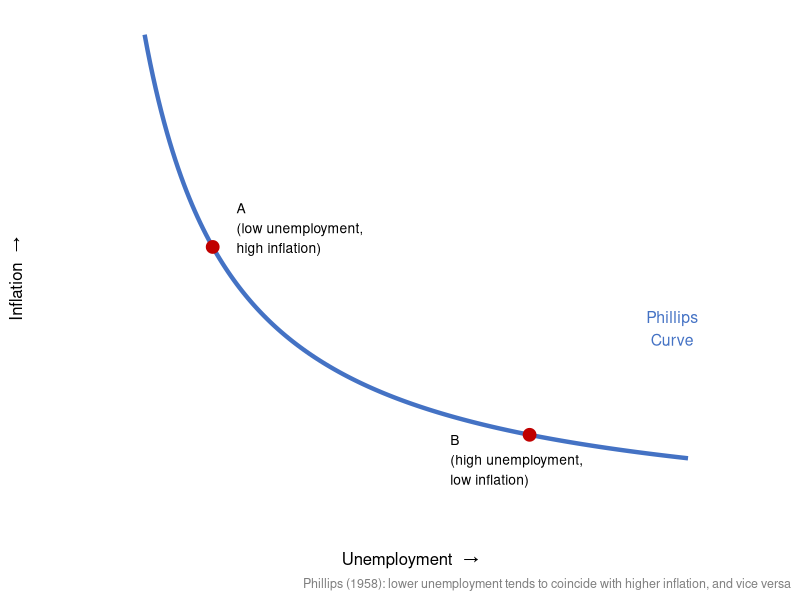
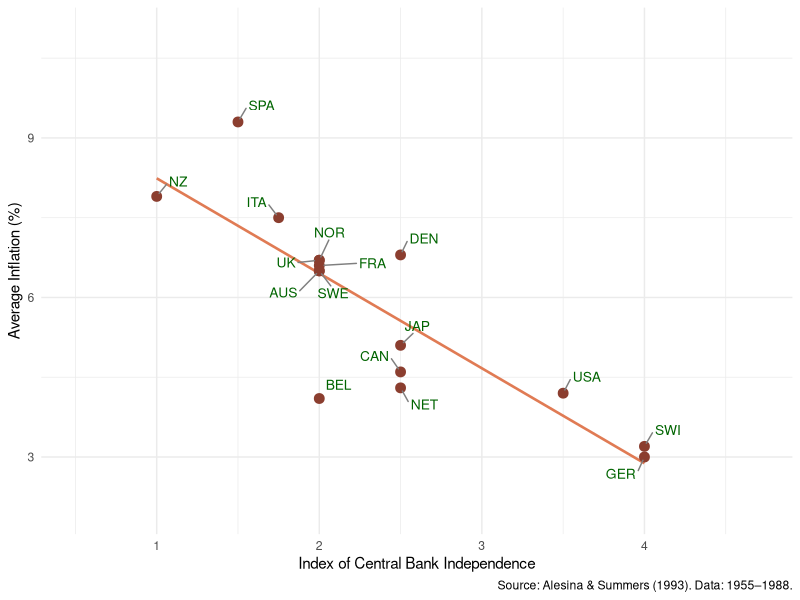
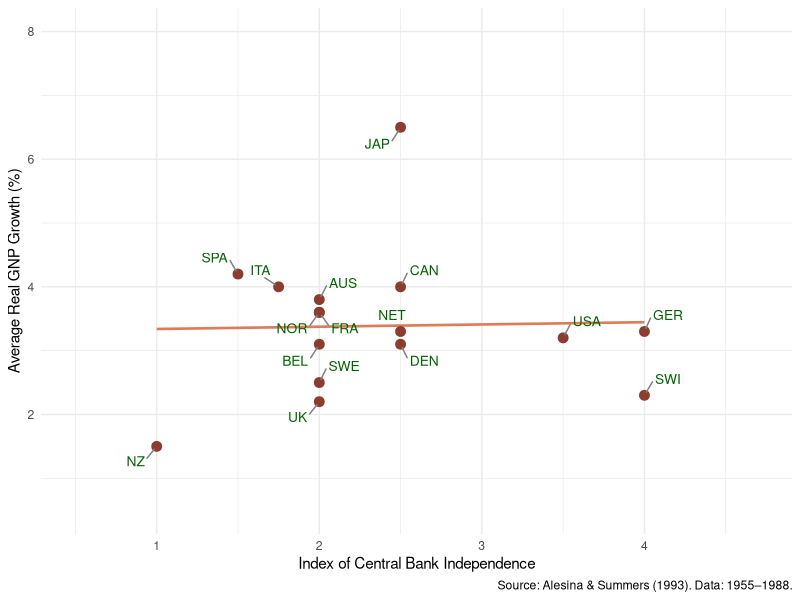
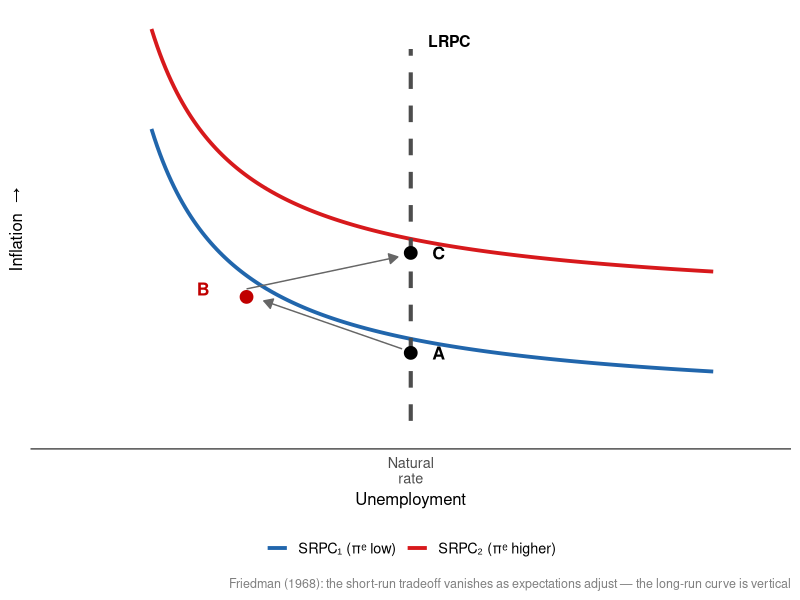

The R script that drew these images, in order:
## ---- chunk 1
#| label: setup
#| include: false

library(tidyverse)
library(ggrepel)

# Data from Alesina & Summers (1993), 16 OECD countries, 1955-1988
# CBI index from Table 1 (average of BP and GMT scales)
# Inflation and GNP growth approximated from Figures 1a and 2a

cbi_data <- tibble(
  country = c("AUS", "BEL", "CAN", "DEN", "FRA", "GER", "ITA", "JAP",
              "NET", "NOR", "NZ",  "SPA", "SWE", "SWI", "UK",  "USA"),
  cbi     = c(2.0,   2.0,   2.5,   2.5,   2.0,   4.0,   1.75,  2.5,
              2.5,   2.0,   1.0,   1.5,   2.0,   4.0,   2.0,   3.5),
  avg_inf = c(6.5,   4.1,   4.6,   6.8,   6.6,   3.0,   7.5,   5.1,
              4.3,   6.7,   7.9,   9.3,   6.5,   3.2,   6.7,   4.2),
  avg_gnp = c(3.8,   3.1,   4.0,   3.1,   3.6,   3.3,   4.0,   6.5,
              3.3,   3.6,   1.5,   4.2,   2.5,   2.3,   2.2,   3.2)
)

dark_theme <- theme_minimal(base_size = 13) +
  theme(
    plot.background  = element_rect(fill = "#191919", color = NA),
    panel.background = element_rect(fill = "#191919", color = NA),
    panel.grid.major = element_line(color = "#333333"),
    panel.grid.minor = element_line(color = "#2a2a2a"),
    text             = element_text(color = "white"),
    axis.text        = element_text(color = "white"),
    axis.title       = element_text(color = "white"),
    plot.caption     = element_text(color = "grey60", size = 9)
  )
## ---- chunk 2
#| fig-width: 8
#| fig-height: 4.5

x <- seq(2, 9, length.out = 200)
pc_df <- data.frame(x = x, y = 9 / (x - 1))

ggplot(pc_df, aes(x, y)) +
  geom_line(color = "#4472C4", linewidth = 1.5) +
  annotate("point", x = 3,   y = 4.5, size = 4, color = "#C00000") +
  annotate("text",  x = 3.3, y = 4.8, label = "A\n(low unemployment,\nhigh inflation)",
           size = 3.5, hjust = 0) +
  annotate("point", x = 7,   y = 1.5, size = 4, color = "#C00000") +
  annotate("text",  x = 6,   y = 1.1, label = "B\n(high unemployment,\nlow inflation)",
           size = 3.5, hjust = 0) +
  annotate("text",  x = 8.8, y = 3.2, label = "Phillips\nCurve",
           color = "#4472C4", size = 4, hjust = 0.5) +
  scale_x_continuous(limits = c(1, 10), breaks = NULL, expand = c(0, 0.3)) +
  scale_y_continuous(limits = c(0, 8),  breaks = NULL, expand = c(0, 0.3)) +
  labs(x = "Unemployment  →", y = "Inflation  →",
       caption = "Phillips (1958): lower unemployment tends to coincide with higher inflation, and vice versa") +
  theme_minimal(base_size = 13) +
  theme(panel.grid = element_blank(),
        axis.line  = element_line(color = "grey40"),
        axis.title = element_text(size = 12),
        plot.caption = element_text(size = 9, color = "grey50"))
## ---- chunk 3
#| fig-width: 9
#| fig-height: 5.2

ggplot(cbi_data, aes(x = cbi, y = avg_inf, label = country)) +
  geom_smooth(method = "lm", se = FALSE, color = "#e07b54", linewidth = 0.9) +
  geom_point(color = "coral4", size = 3) +
  geom_text_repel(color = "darkgreen", size = 3.5,
                  box.padding = 0.5, point.padding = 0.3,
                  segment.color = "grey50", max.overlaps = 20) +
  scale_x_continuous(limits = c(0.5, 4.7), breaks = 1:4) +
  scale_y_continuous(limits = c(2, 11)) +
  labs(x = "Index of Central Bank Independence",
       y = "Average Inflation (%)",
       caption = "Source: Alesina & Summers (1993). Data: 1955–1988.") +
  theme_minimal()
## ---- chunk 4
#| fig-width: 9
#| fig-height: 5.2

ggplot(cbi_data, aes(x = cbi, y = avg_gnp, label = country)) +
  geom_smooth(method = "lm", se = FALSE, color = "#e07b54", linewidth = 0.9) +
  geom_point(color = "coral4", size = 3) +
  geom_text_repel(color = "darkgreen", size = 3.5,
                  box.padding = 0.5, point.padding = 0.3,
                  segment.color = "grey50", max.overlaps = 20) +
  scale_x_continuous(limits = c(0.5, 4.7), breaks = 1:4) +
  scale_y_continuous(limits = c(0.5, 8)) +
  labs(x = "Index of Central Bank Independence",
       y = "Average Real GNP Growth (%)",
       caption = "Source: Alesina & Summers (1993). Data: 1955–1988.") +
  theme_minimal()
## ---- chunk 5
#| fig-width: 9
#| fig-height: 4.8

nat_rate <- 5
x <- seq(2, 8.5, length.out = 200)

srpc1 <- data.frame(x = x, y = 0.5 + 7 / (x - 1), label = "SRPC\u2081 (\u03c0\u1d49 low)")
srpc2 <- data.frame(x = x, y = 3.0 + 7 / (x - 1), label = "SRPC\u2082 (\u03c0\u1d49 higher)")
srpcs <- rbind(srpc1, srpc2)
srpcs <- srpcs[srpcs$y >= 0 & srpcs$y <= 10, ]

ggplot() +
  geom_line(data = srpcs, aes(x, y, color = label), linewidth = 1.3) +
  geom_segment(aes(x = nat_rate, xend = nat_rate, y = 0.2, yend = 9.5),
               color = "grey30", linewidth = 1.4, linetype = "dashed") +
  # Equilibrium points
  annotate("point", x = nat_rate, y = 1.9, size = 4) +
  annotate("text",  x = nat_rate + 0.25, y = 1.9, label = "A", size = 4.5, fontface = "bold", hjust = 0) +
  annotate("point", x = 3.1, y = 3.3, size = 4, color = "#C00000") +
  annotate("text",  x = 2.6, y = 3.5, label = "B", size = 4.5, fontface = "bold", color = "#C00000") +
  annotate("point", x = nat_rate, y = 4.4, size = 4) +
  annotate("text",  x = nat_rate + 0.25, y = 4.4, label = "C", size = 4.5, fontface = "bold", hjust = 0) +
  # Adjustment arrows
  annotate("segment", x = nat_rate - 0.1, y = 2.0, xend = 3.3, yend = 3.2,
           arrow = arrow(length = unit(0.25, "cm"), type = "closed"), color = "grey40") +
  annotate("segment", x = 3.1, y = 3.5, xend = nat_rate - 0.15, yend = 4.3,
           arrow = arrow(length = unit(0.25, "cm"), type = "closed"), color = "grey40") +
  # LRPC label
  annotate("text", x = nat_rate + 0.2, y = 9.7, label = "LRPC", size = 4,
           fontface = "bold", hjust = 0) +
  scale_color_manual(values = c("#2166ac", "#d7191c")) +
  scale_x_continuous(limits = c(1, 9), breaks = nat_rate,
                     labels = "Natural\nrate") +
  scale_y_continuous(limits = c(0, 10), breaks = NULL) +
  labs(x = "Unemployment", y = "Inflation  →", color = NULL,
       caption = "Friedman (1968): the short-run tradeoff vanishes as expectations adjust — the long-run curve is vertical") +
  theme_minimal(base_size = 13) +
  theme(panel.grid    = element_blank(),
        axis.line     = element_line(color = "grey40"),
        axis.title    = element_text(size = 12),
        legend.position = "bottom",
        plot.caption  = element_text(size = 9, color = "grey50"))
